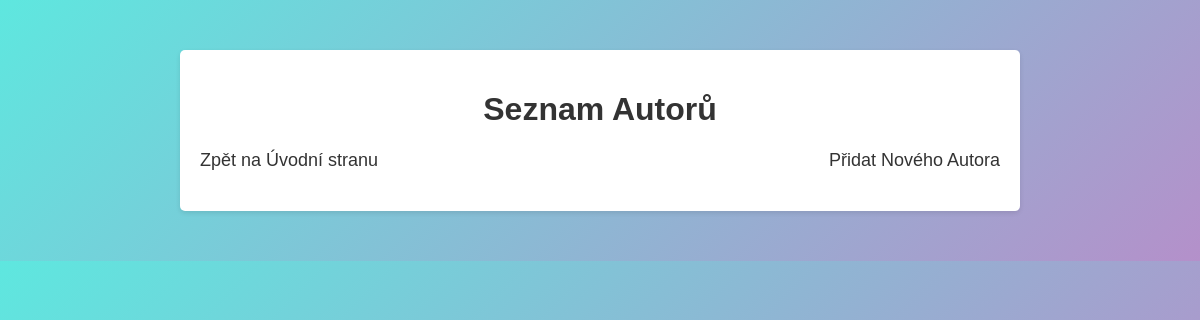
The page /autori/ on the database as committed earlier.
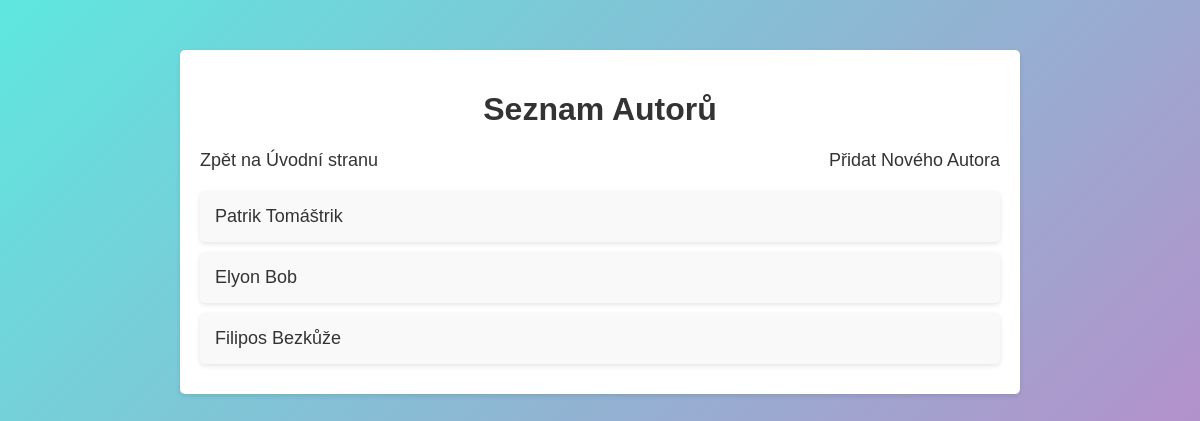
The same page on the database as committed later.
### novel/models.py (models this page shows, shortened)
class Autor(models.Model):
    jmeno = models.CharField(max_length=100)
    prijmeni = models.CharField(max_length=100)
    datum_narozeni = models.DateField(null=True, blank=True)

### novel/views.py (the view)
# urls.py: path('autori/', AutorListView.as_view(), name='autor_list'),
class AutorListView(ListView):
    model = Autor
    template_name = 'autor_list.html'

### novel/templates/autor_list.html (shortened to what this page needs)
<!DOCTYPE html>
<html>
<head>
</head>
<body>
    <div class="container">
        <h1>Seznam Autorů</h1>
        <div class="nav-links">
            <a href="{% url 'index' %}">Zpět na Úvodní stranu</a>
            <a href="{% url 'autor_create' %}">Přidat Nového Autora</a>
        </div>
        <ul>
            {% for autor in object_list %}
            <li>
                <a href="{% url 'autor_detail' autor.pk %}">{{ autor.jmeno }} {{ autor.prijmeni }}</a>
            </li>
            {% endfor %}
        </ul>
    </div>
</body>
</html>

### novel/templates/autor_list.html (style rules this page uses)
body { font-family: Arial, sans-serif; margin: 0; padding: 0; background: linear-gradient(135deg, #5ee7df, #b490ca); }
h1 { text-align: center; color: #333; }
ul { list-style: none; padding: 0; margin: 0; }
li { margin-bottom: 10px; background-color: #f9f9f9; padding: 15px; border-radius: 5px; box-shadow: 0 2px 5px rgba(0, 0, 0, 0.1); }
a { text-decoration: none; color: #333; transition: color 0.3s; font-size: 18px; }
.container { max-width: 800px; margin: 50px auto; background-color: #fff; padding: 20px; border-radius: 5px; box-shadow: 0 2px 5px rgba(0, 0, 0, 0.1); }
.nav-links { display: flex; justify-content: space-between; margin-bottom: 20px; }

Rows that differ between the two databases and show on the page:
added Autor: jmeno "Patrik", prijmeni "Tomáštrik"
added Autor: jmeno "Elyon", prijmeni "Bob"
added Autor: jmeno "Filipos", prijmeni "Bezkůže"
